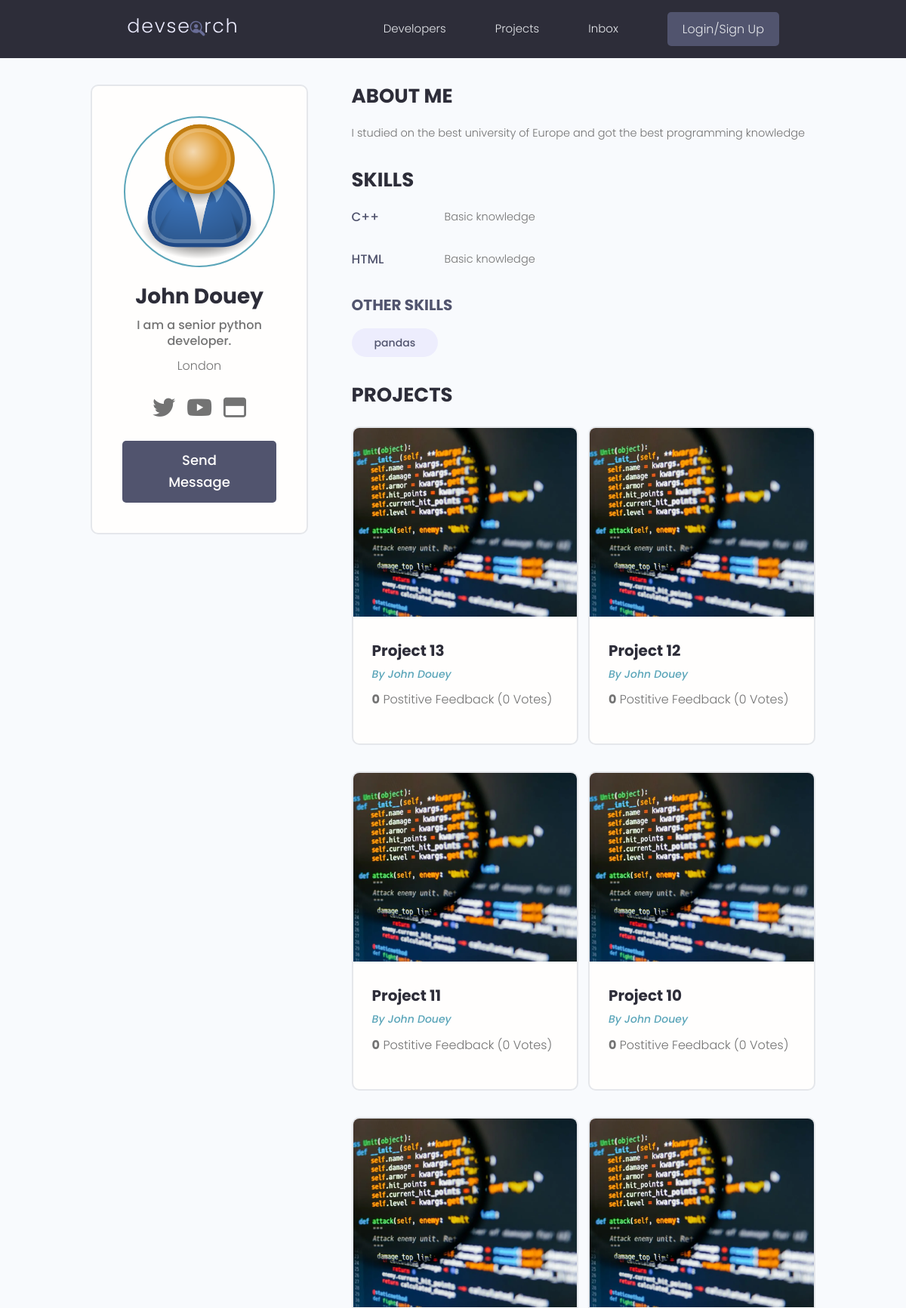
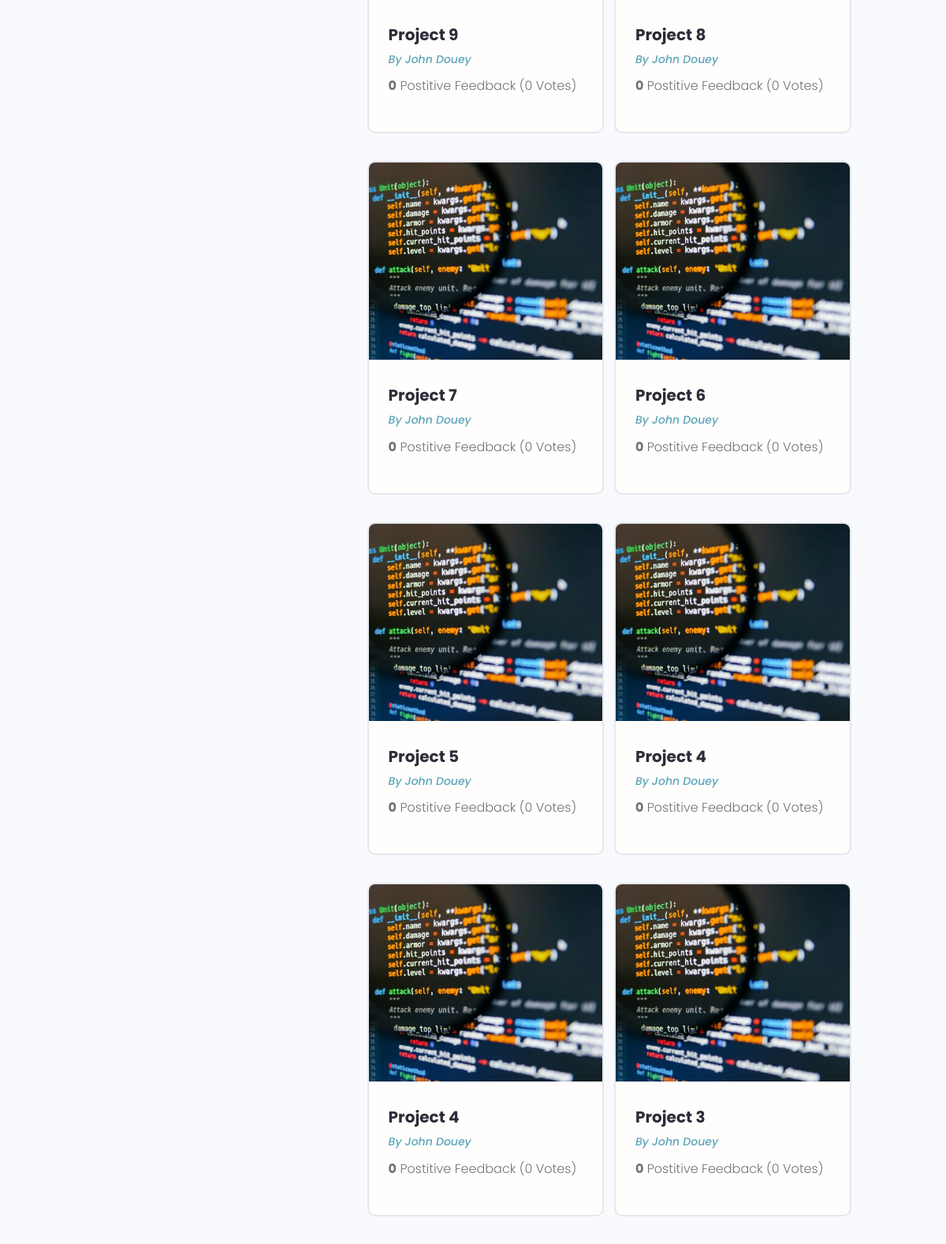
Screenshot of /profiles/user/a4ee4a08-338e-4711-bbca-2ef87b3ec89d (upper part) with the database file from the repository (2 pictures, top to bottom).
### users/models.py (models this page shows, shortened)
class Profile(models.Model):
    user = models.OneToOneField(User, on_delete=models.CASCADE, null=True, blank=True)
    username = models.CharField(max_length=200, blank=True, null=True)
    name = models.CharField(max_length=200, blank=True, null=True)
    location = models.CharField(max_length=200, blank=True, null=True)
    email = models.EmailField(max_length=500, blank=True, null=True)
    short_intro = models.CharField(max_length=200, blank=True, null=True)
    bio = models.TextField(blank=True, null=True)
    profile_image = models.ImageField(blank=True, null=True, upload_to="profiles/", default="user-default.png")
    social_github = models.CharField(max_length=200, blank=True, null=True)
    social_twitter = models.CharField(max_length=200, blank=True, null=True)
    social_linkedin = models.CharField(max_length=200, blank=True, null=True)
    social_youtube = models.CharField(max_length=200, blank=True, null=True)
    social_website = models.CharField(max_length=200, blank=True, null=True)
    created_at = models.DateTimeField(auto_now_add=True)
    id = models.UUIDField(default=uuid.uuid4, unique=True, primary_key=True, editable=False)

class Skill(models.Model):
    owner = models.ForeignKey(Profile, on_delete=models.CASCADE, null=True, blank=True)
    name = models.CharField(max_length=200)
    description = models.TextField(blank=True, null=True)
    id = models.UUIDField(default=uuid.uuid4, unique=True, primary_key=True, editable=False)
    def __str__(self):
        return str(self.name)

### projects/models.py (models this page shows, shortened)
class Project(models.Model):
    owner = models.ForeignKey(Profile, null=True, blank=True, verbose_name="owner",
                              on_delete=models.SET_NULL, related_name="projects")
    title = models.CharField(max_length=200)
    description = models.TextField(null=True, blank=True)
    featured_image = models.ImageField(
        upload_to="projects", null=True, blank=True, default="default.webp")
    demo_link = models.CharField(max_length=2000, null=True, blank=True)
    source_link = models.CharField(max_length=2000, null=True, blank=True)
    created_at = models.DateTimeField(auto_now_add=True)
    id = models.UUIDField(default=uuid.uuid4, unique=True,
                          primary_key=True, editable=False)
    tags = models.ManyToManyField('Tag', blank=True, related_name="tags")
    vote_total = models.IntegerField(default=0, null=True, blank=True)
    vote_ratio = models.IntegerField(default=0, null=True, blank=True)
    class Meta:
        ordering = ['-created_at']

### users/views.py (the view)
# urls.py: path('user/<str:pk>', views.profile_detail, name="profile-detail"),
def profile_detail(request, pk):
    profile = Profile.objects.get(id=pk)
    topSkills = profile.skill_set.exclude(description__exact="")
    otherSkills = profile.skill_set.filter(description__exact="")
    context = {
        "profile": profile,
        "topSkills": topSkills,
        "otherSkills": otherSkills,
    }
    return render(request, 'users/user-profile.html', context)

### users/templates/users/user-profile.html (shortened to what this page needs)
{% extends "base.html"%}
{% load static %}
{% block content %}
<main class="profile my-md">
    <div class="container">
      <div class="layout">
        <div class="column column--1of3">
          <div class="card text-center">
            <div class="card__body dev">
              <img class="avatar avatar--xl" src="{{profile.profile_image.url}}" />
              <h2 class="dev__name">{{profile.name}}</h2>
              <p class="dev__title">{{profile.short_intro}}</p>
              <p class="dev__location">{{profile.location}}</p>
              <ul class="dev__social">
                {% if profile.social_twitter %}
                <li>
                  <a title="Twitter" href="{{profile.social_twitte}}" target="_blank" style="color: inherit"></a>
                </li>
                {% endif %}
                {% if profile.social_youtube %}
                <li>
                    <a title="LinkedIn" href="{{profile.social_youtube}}" target="_blank" style="color: inherit"></a>
                  </li>
                {% endif %}
                {% if profile.social_website %}
                <li>
                  <a title="Personal Website" href="{{profile.social_website}}" target="_blank" style="color: inherit"></a>
                </li>
                {% endif %}
              </ul>
              <a href="#" class="btn btn--sub btn--lg">Send Message </a>
            </div>
          </div>
        </div>
        <div class="column column--2of3">
          <div class="devInfo">
            <h3 class="devInfo__title">About Me</h3>
            <p class="devInfo__about">
              {{profile.bio}}
            </p>
          </div>
          <div class="devInfo">
            {% if topSkills %}
            <h3 class="devInfo__title">Skills</h3>
            <div class="devInfo__skills">
            {% for skill in topSkills %}
              <div class="devSkill">
                <h4 class="devSkill__title">{{skill.name}}</h4>
                <p class="devSkill__info">
                  {{skill.description}}
                </p>
              </div>
            {% endfor %}
            {% endif %}
            {% if otherSkills %}
              <h3 class="devInfo__subtitle">Other Skills</h3>
              <div class="devInfo__otherSkills">
                {% for skill in otherSkills %}
                <span class="tag tag--pill tag--sub tag--lg">
                  <small>{{skill}}</small>
                </span>
                {% endfor %}
              </div>
            {% endif %}
            </div>
          </div>
          <div class="devInfo">
            <h3 class="devInfo__title">Projects</h3>
            <div class="grid grid--two">
            {% for project in profile.projects.all %}
              <div class="column">
                <div class="card project">
                  <a href="{% url 'projects:project-detail' project.id %}" class="project">
                    <img class="project__thumbnail" src="{{project.featured_image.url}}" alt="project thumbnail" />
                    <div class="card__body">
                      <h3 class="project__title">{{project.title}}</h3>
                      <p><a class="project__author" href="{% url 'users:profile-detail' project.owner.id %}">By {{project.owner.name}}</a></p>
                      <p class="project--rating">
                        <span style="font-weight: bold;">{{project.vote_ratio}}</span> Postitive
                        Feedback ({{project.vote_ratio}} Vote{{project.vote_total|pluralize:"s"}})
                      </p>
                    </div>
                  </a>
                </div>
              </div>
              {% endfor %}
            </div>
          </div>
        </div>
      </div>
    </div>
  </main>
{% endblock %}

### static/styles/app.css (style rules this page uses)
:root { --color-sub: #2d2d39; }
.btn--sub { background-color: var(--color-sub-light); }
.card { border: 2px solid var(--color-light); }
img { width: 100%; }
.profile .card > .dev { padding: 4rem; }
.dev__name { color: var(--color-sub); font-size: 2.8rem; font-weight: 700; margin-top: 1rem; margin-bottom: 0.5rem; }
.dev__title { font-size: 1.6rem; font-weight: 500; line-height: 1.3; }
.dev__location { margin-top: 1rem; }
.dev__social { margin: 3rem 0; list-style: none; display: flex; justify-content: center; gap: 1.5rem; }
.devInfo { margin-bottom: 3rem; }
.devInfo__title, .devInfo__subtitle { font-size: 2.6rem; color: var(--color-sub); text-transform: uppercase; font-weight: 700; margin-bottom: 1.5rem; }
.devInfo__subtitle { font-size: 2rem; color: var(--color-sub-light); }
.devInfo__about, .devSkill__info { font-size: 1.45rem; line-height: 1.7; text-align: justify; }
.devSkill { margin-bottom: 3rem; }
.devSkill__title { font-size: 1.65rem; font-weight: 500; color: var(--color-sub-light); }
@media screen and (min-width: 700px) { .devSkill { display: flex; justify-content: space-between; gap: 3rem; } }
@media screen and (min-width: 700px) { .devSkill__info { flex-basis: 80%; } }
.project__author { font-size: 1.4rem; font-style: italic; }
.project--rating { margin-bottom: 1.6em; margin-top: .5em; }
.project__thumbnail { height: 25rem; object-fit: cover; object-position: top center; }
.project__title { font-size: 2rem; font-weight: 700; color: var(--color-sub); }

### static/uikit/styles/modules/_variables.css (style rules this page uses)
:root { --color-main: #5aa5b9; --color-main-light: #e6faff; --color-sub: #3f4156; --color-sub-light: #51546e; --color-sub-lighter: #ededfd; --color-text: #737373; --color-gray: #8b8b8b; --color-light: #e5e7eb; --color-light-gray: #767676; --color-bg: #f8fafd; --color-white: #fffefd; --color-white-light: #f3f3f3; --color-success: #359e64; --color-success-bg: #def8e8; --color-error: #fc4b0b; --color-error-bg: #fff2ee; --font-base: 'Poppins', arial, helvetica, 'Segoe UI', roboto, ubuntu, sans-serif; --font-monospace: 'Fira Code', 'Courier New', courier, monospace; --font-regular: 300; --font-medium: 500; --font-bold: 700; --generic-shadow: 1px 1px 5px #00000010; --generic-transition: all 0.3s ease-in-out; }

### static/uikit/styles/modules/_base.css (style rules this page uses)
* { margin: 0; padding: 0; box-sizing: border-box; text-rendering: optimizeLegibility; color: inherit; font-size: inherit; }
html { font-size: 50%; }
@media only screen and (min-width: 480px) { html { font-size: 56.25%; } }
@media only screen and (min-width: 1200px) { html { font-size: 62.5%; } }
body { line-height: 1.6; font-weight: 400; font-size: 1.5rem; color: var(--color-text); background-color: var(--color-bg); min-height: 100vh; }

### static/uikit/styles/modules/_typography.css (style rules this page uses)
* { font-family: var(--font-base); }
h2 { font-size: 3.6rem; font-weight: var(--font-bold); }
h3 { font-size: 3.2rem; font-weight: var(--font-medium); }
h4 { font-size: 2.8rem; font-weight: var(--font-medium); }
p, span, strong { font-size: 1.6rem; color: var(--color-text); font-weight: var(--font-regular); }
a { padding-bottom: 2px; text-decoration: none; display: inline-block; color: var(--color-main); font-weight: var(--font-medium); }

### static/uikit/styles/modules/_utilities.css (style rules this page uses)
.container { width: 92%; max-width: 165rem; margin: 0 auto; box-sizing: border-box; }
@media screen and (min-width: 1000px) { .container { width: 90%; } }
@media screen and (min-width: 1200px) { .container { width: 80%; } }
.text-center { text-align: center; }
.my-md { margin: 3rem auto; }

### static/uikit/styles/modules/_avatar.css (style rules this page uses)
.avatar { border-radius: 50%; border: 2px solid var(--color-main); object-fit: cover; }
.avatar--xl { height: 20rem; width: 20rem; }

### static/uikit/styles/modules/_button.css (style rules this page uses)
.btn { display: inline-block; position: relative; cursor: pointer; background-color: var(--color-light); font-weight: var(--font-medium); color: var(--color-sub); text-decoration: none; padding: 1rem 2rem; border-radius: 0.5rem; border: none; width: -webkit-fit-content; width: -moz-fit-content; width: fit-content; height: -webkit-fit-content; height: -moz-fit-content; height: fit-content; font-size: 1.6rem; outline-width: 0; outline-color: transparent; -webkit-backface-visibility: hidden; backface-visibility: hidden; transition: all 0.3s ease-in-out; }
.btn--sub { background-color: var(--color-sub); color: var(--color-white); }
.btn--lg { font-size: 1.8rem; padding: 1.2rem 4.5rem; }

### static/uikit/styles/modules/_card.css (style rules this page uses)
.card { border-radius: 1rem; background-color: var(--color-white); border: 1.5px solid var(--color-light); width: auto; height: auto; margin-top: 0.5rem; margin-bottom: 0.5rem; overflow: hidden; }
.card__body, .card__header { padding: 2rem 2.5rem; }

### rows the page displays
Profile: profile_image (placeholder picture), name "John Douey", short_intro "I am a senior python developer.", location "London", bio "I studied on the best university of Europe and got the best programming knowledge"
Skill: name "C++", description "Basic knowledge"
Skill: name "HTML", description "Basic knowledge"
Skill: name "pandas"
Project: featured_image (placeholder picture), title "Project 13", owner.name "John Douey", vote_ratio "0"
Project: featured_image (placeholder picture), title "Project 12", owner.name "John Douey", vote_ratio "0"
Project: featured_image (placeholder picture), title "Project 11", owner.name "John Douey", vote_ratio "0"
Project: featured_image (placeholder picture), title "Project 10", owner.name "John Douey", vote_ratio "0"
Project: featured_image (placeholder picture), title "Project 9", owner.name "John Douey", vote_ratio "0"
Project: featured_image (placeholder picture), title "Project 8", owner.name "John Douey", vote_ratio "0"
Project: featured_image (placeholder picture), title "Project 7", owner.name "John Douey", vote_ratio "0"
Project: featured_image (placeholder picture), title "Project 6", owner.name "John Douey", vote_ratio "0"
Project: featured_image (placeholder picture), title "Project 5", owner.name "John Douey", vote_ratio "0"
Project: featured_image (placeholder picture), title "Project 4", owner.name "John Douey", vote_ratio "0"
Project: featured_image (placeholder picture), title "Project 4", owner.name "John Douey", vote_ratio "0"
Project: featured_image (placeholder picture), title "Project 3", owner.name "John Douey", vote_ratio "0"
